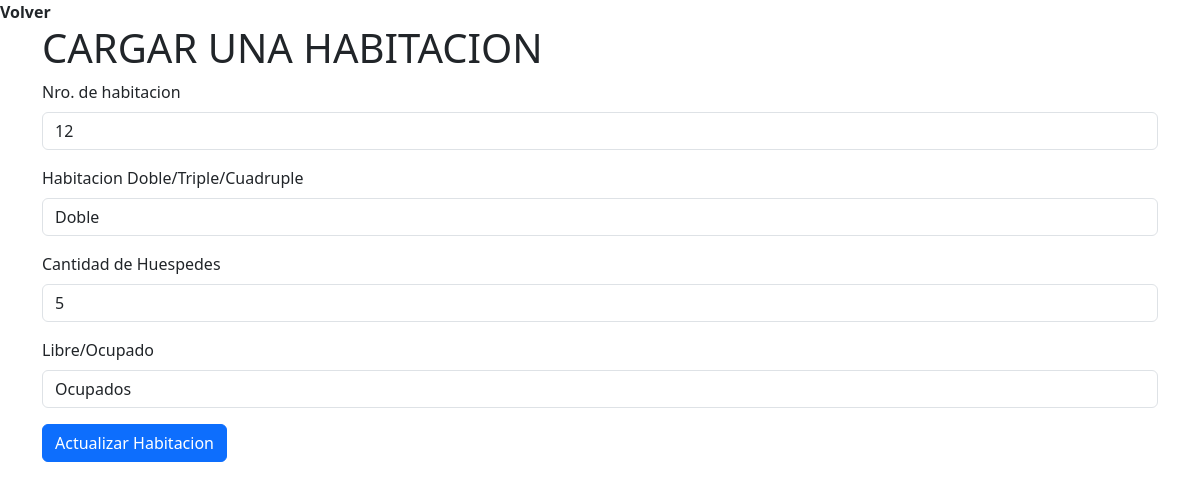
Screenshot of /actualizar_habitacion/5 with the database file from the repository.
### recepcion/models.py (models this page shows)
class Habitacion(models.Model):
    numhabitacion = models.IntegerField(default=0)
    tipohabitacion = models.CharField(max_length=100)
    canthuespedes = models.IntegerField(default=0)
    condicion = models.CharField(max_length=100)

### recepcion/views.py (the view, shortened to what this page needs)
# urls.py: path('actualizar_habitacion/', actualizarhabitacion, name="actualizar_habitacion"),
def actualizarhabitacion(request, identificador=''):
    if request.method == "GET":
        habitacion = get_object_or_404(Habitacion, pk=int(identificador))
        initial = {
            "id": habitacion.id,
            "numhabitacion": habitacion.numhabitacion,
            "tipohabitacion": habitacion.tipohabitacion,
            "canthuespedes": habitacion.canthuespedes,
            "condicion": habitacion.condicion,
        }
        form_actualizarhabitacion = ActualizarHabitacionForm(initial=initial)
        return render(request, 'recepcion/carga_habitacion.html', {'form_habitacion': form_actualizarhabitacion, 'actualizar_habitacion': True})

### recepcion/forms.py
class ActualizarHabitacionForm(AgregarHabitacionForm):
    id = forms.IntegerField(widget = forms.HiddenInput())

### recepcion/templates/recepcion/carga_habitacion.html (shortened to what this page needs)
{% load bootstrap5 %}
{% bootstrap_css %}
<a class="nav-link active" href="{%url  'lista_habitaciones' %}"> <b>Volver</b></a>
<div class="container">
    <div class="row">
      <div class="col">
       <h1>CARGAR UNA HABITACION</h1>
      </div>
      </div>
      <div class="row">
      <div class="col">
       {% if actualizar_habitacion %}
           <form action="{% url 'actualizar_habitacion' %}" method="post">
       {% else %}
           <form action="{%url 'cargar_habitacion'%}" method="post">
       {% endif %}
       {% bootstrap_form form_habitacion %}
       {% if actualizar_habitacion %}
         {% bootstrap_button "Actualizar Habitacion" button_type="submit" button_class="btn-primary" %}
       {% else %}
         {% bootstrap_button "Guardar Habitacion" button_type="submit" button_class="btn-success" %}
       {% endif %}
       </form>
      </div>
    </div>
  </div>

### rows the page displays
Habitacion: numhabitacion "12", tipohabitacion "Doble", canthuespedes "5", condicion "Ocupados"
